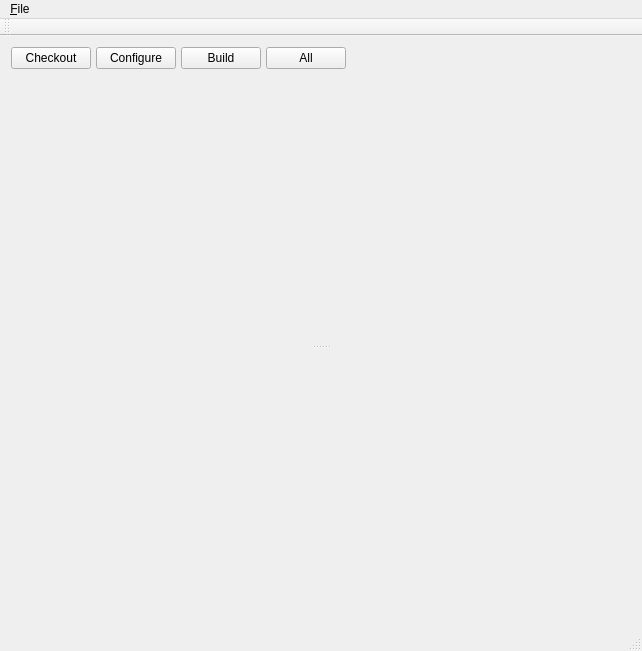
<?xml version="1.0" encoding="UTF-8"?>
<ui version="4.0">
 <class>MainWindow</class>
 <widget class="QMainWindow" name="MainWindow">
  <property name="geometry">
   <rect>
    <x>0</x>
    <y>0</y>
    <width>642</width>
    <height>651</height>
   </rect>
  </property>
  <property name="windowTitle">
   <string>MainWindow</string>
  </property>
  <widget class="QWidget" name="centralWidget">
   <layout class="QVBoxLayout" name="verticalLayout">
    <item>
     <layout class="QHBoxLayout" name="horizontalLayout">
      <property name="spacing">
       <number>5</number>
      </property>
      <item>
       <widget class="QPushButton" name="checkout">
        <property name="text">
         <string>Checkout</string>
        </property>
       </widget>
      </item>
      <item>
       <widget class="QPushButton" name="configure">
        <property name="text">
         <string>Configure</string>
        </property>
       </widget>
      </item>
      <item>
       <widget class="QPushButton" name="build">
        <property name="text">
         <string>Build</string>
        </property>
       </widget>
      </item>
      <item>
       <widget class="QPushButton" name="all">
        <property name="text">
         <string>All</string>
        </property>
       </widget>
      </item>
      <item>
       <spacer name="horizontalSpacer">
        <property name="orientation">
         <enum>Qt::Horizontal</enum>
        </property>
        <property name="sizeHint" stdset="0">
         <size>
          <width>40</width>
          <height>20</height>
         </size>
        </property>
       </spacer>
      </item>
     </layout>
    </item>
    <item>
     <widget class="QSplitter" name="splitter">
      <property name="orientation">
       <enum>Qt::Vertical</enum>
      </property>
      <widget class="QWidget" name="description" native="true">
       <property name="sizePolicy">
        <sizepolicy hsizetype="Preferred" vsizetype="Preferred">
         <horstretch>0</horstretch>
         <verstretch>1</verstretch>
        </sizepolicy>
       </property>
      </widget>
      <widget class="OutputWidget" name="output" native="true">
       <property name="sizePolicy">
        <sizepolicy hsizetype="Preferred" vsizetype="Preferred">
         <horstretch>0</horstretch>
         <verstretch>1</verstretch>
        </sizepolicy>
       </property>
      </widget>
     </widget>
    </item>
   </layout>
  </widget>
  <widget class="QMenuBar" name="menuBar">
   <property name="geometry">
    <rect>
     <x>0</x>
     <y>0</y>
     <width>642</width>
     <height>22</height>
    </rect>
   </property>
   <widget class="QMenu" name="menuF_ile">
    <property name="title">
     <string>&amp;File</string>
    </property>
    <addaction name="action_Open"/>
    <addaction name="action_Save"/>
    <addaction name="actionS_ave_As"/>
    <addaction name="action_Quit"/>
   </widget>
   <addaction name="menuF_ile"/>
  </widget>
  <widget class="QToolBar" name="mainToolBar">
   <attribute name="toolBarArea">
    <enum>TopToolBarArea</enum>
   </attribute>
   <attribute name="toolBarBreak">
    <bool>false</bool>
   </attribute>
  </widget>
  <widget class="QStatusBar" name="statusBar"/>
  <action name="action_Open">
   <property name="text">
    <string>&amp;Open...</string>
   </property>
  </action>
  <action name="action_Quit">
   <property name="text">
    <string>&amp;Quit</string>
   </property>
  </action>
  <action name="action_Save">
   <property name="text">
    <string>&amp;Save</string>
   </property>
  </action>
  <action name="actionS_ave_As">
   <property name="text">
    <string>S&amp;ave As...</string>
   </property>
  </action>
 </widget>
 <layoutdefault spacing="6" margin="11"/>
 <customwidgets>
  <customwidget>
   <class>OutputWidget</class>
   <extends>QWidget</extends>
   <header>outputwidget.h</header>
   <container>1</container>
  </customwidget>
 </customwidgets>
 <resources/>
 <connections/>
</ui>
